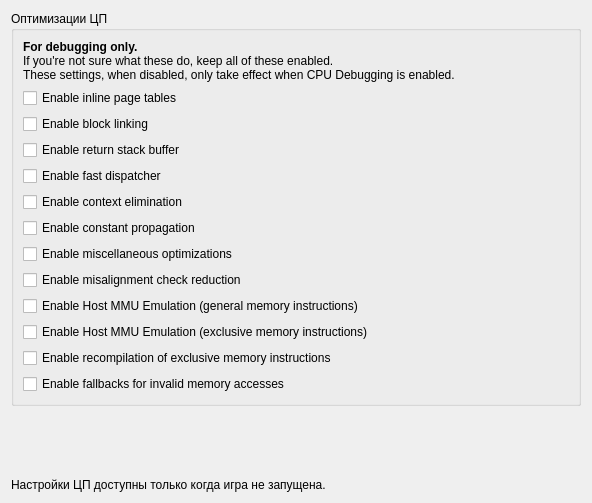
<?xml version="1.0" encoding="UTF-8"?>
<ui version="4.0">
 <class>ConfigureCpuDebug</class>
 <widget class="QWidget" name="ConfigureCpuDebug">
  <property name="geometry">
   <rect>
    <x>0</x>
    <y>0</y>
    <width>592</width>
    <height>503</height>
   </rect>
  </property>
  <property name="windowTitle">
   <string>Form</string>
  </property>
  <property name="accessibleName">
   <string>ЦП</string>
  </property>
  <layout class="QVBoxLayout">
   <item>
    <layout class="QVBoxLayout">
     <item>
      <widget class="QGroupBox" name="groupBox">
       <property name="title">
        <string>Оптимизации ЦП</string>
       </property>
       <layout class="QVBoxLayout">
        <item>
         <widget class="QLabel" name="label">
          <property name="text">
           <string>&lt;html&gt;&lt;head/&gt;&lt;body&gt;&lt;p&gt;&lt;span style=&quot; font-weight:600;&quot;&gt;For debugging only.&lt;/span&gt;&lt;br/&gt;If you're not sure what these do, keep all of these enabled. &lt;br/&gt;These settings, when disabled, only take effect when CPU Debugging is enabled. &lt;/p&gt;&lt;/body&gt;&lt;/html&gt;</string>
          </property>
          <property name="wordWrap">
           <bool>false</bool>
          </property>
         </widget>
        </item>
        <item>
         <widget class="QCheckBox" name="cpuopt_page_tables">
          <property name="toolTip">
           <string>
            &lt;div style=&quot;white-space: nowrap&quot;&gt;This optimization speeds up memory accesses by the guest program.&lt;/div&gt;
            &lt;div style=&quot;white-space: nowrap&quot;&gt;Enabling it inlines accesses to PageTable::pointers into emitted code.&lt;/div&gt;
            &lt;div style=&quot;white-space: nowrap&quot;&gt;Disabling this forces all memory accesses to go through the Memory::Read/Memory::Write functions.&lt;/div&gt;
           </string>
          </property>
          <property name="text">
           <string>Enable inline page tables</string>
          </property>
         </widget>
        </item>
        <item>
         <widget class="QCheckBox" name="cpuopt_block_linking">
          <property name="toolTip">
           <string>
            &lt;div&gt;This optimization avoids dispatcher lookups by allowing emitted basic blocks to jump directly to other basic blocks if the destination PC is static.&lt;/div&gt;
           </string>
          </property>
          <property name="text">
           <string>Enable block linking</string>
          </property>
         </widget>
        </item>
        <item>
         <widget class="QCheckBox" name="cpuopt_return_stack_buffer">
          <property name="toolTip">
           <string>
            &lt;div&gt;This optimization avoids dispatcher lookups by keeping track potential return addresses of BL instructions. This approximates what happens with a return stack buffer on a real CPU.&lt;/div&gt;
           </string>
          </property>
          <property name="text">
           <string>Enable return stack buffer</string>
          </property>
         </widget>
        </item>
        <item>
         <widget class="QCheckBox" name="cpuopt_fast_dispatcher">
          <property name="toolTip">
           <string>
            &lt;div&gt;Enable a two-tiered dispatch system. A faster dispatcher written in assembly has a small MRU cache of jump destinations is used first. If that fails, dispatch falls back to the slower C++ dispatcher.&lt;/div&gt;
           </string>
          </property>
          <property name="text">
           <string>Enable fast dispatcher</string>
          </property>
         </widget>
        </item>
        <item>
         <widget class="QCheckBox" name="cpuopt_context_elimination">
          <property name="toolTip">
           <string>
            &lt;div&gt;Enables an IR optimization that reduces unnecessary accesses to the CPU context structure.&lt;/div&gt;
           </string>
          </property>
          <property name="text">
           <string>Enable context elimination</string>
          </property>
         </widget>
        </item>
        <item>
         <widget class="QCheckBox" name="cpuopt_const_prop">
          <property name="toolTip">
           <string>
            &lt;div&gt;Enables IR optimizations that involve constant propagation.&lt;/div&gt;
           </string>
          </property>
          <property name="text">
           <string>Enable constant propagation</string>
          </property>
         </widget>
        </item>
        <item>
         <widget class="QCheckBox" name="cpuopt_misc_ir">
          <property name="toolTip">
           <string>
            &lt;div&gt;Enables miscellaneous IR optimizations.&lt;/div&gt;
           </string>
          </property>
          <property name="text">
           <string>Enable miscellaneous optimizations</string>
          </property>
         </widget>
        </item>
        <item>
         <widget class="QCheckBox" name="cpuopt_reduce_misalign_checks">
          <property name="toolTip">
           <string>
            &lt;div style=&quot;white-space: nowrap&quot;&gt;When enabled, a misalignment is only triggered when an access crosses a page boundary.&lt;/div&gt;
            &lt;div style=&quot;white-space: nowrap&quot;&gt;When disabled, a misalignment is triggered on all misaligned accesses.&lt;/div&gt;
           </string>
          </property>
          <property name="text">
           <string>Enable misalignment check reduction</string>
          </property>
         </widget>
        </item>
        <item>
         <widget class="QCheckBox" name="cpuopt_fastmem">
          <property name="toolTip">
           <string>
            &lt;div style=&quot;white-space: nowrap&quot;&gt;This optimization speeds up memory accesses by the guest program.&lt;/div&gt;
            &lt;div style=&quot;white-space: nowrap&quot;&gt;Enabling it causes guest memory reads/writes to be done directly into memory and make use of Host's MMU.&lt;/div&gt;
            &lt;div style=&quot;white-space: nowrap&quot;&gt;Disabling this forces all memory accesses to use Software MMU Emulation.&lt;/div&gt;
           </string>
          </property>
          <property name="text">
           <string>Enable Host MMU Emulation (general memory instructions)</string>
          </property>
         </widget>
        </item>
        <item>
         <widget class="QCheckBox" name="cpuopt_fastmem_exclusives">
          <property name="toolTip">
           <string>
            &lt;div style=&quot;white-space: nowrap&quot;&gt;This optimization speeds up exclusive memory accesses by the guest program.&lt;/div&gt;
            &lt;div style=&quot;white-space: nowrap&quot;&gt;Enabling it causes guest exclusive memory reads/writes to be done directly into memory and make use of Host's MMU.&lt;/div&gt;
            &lt;div style=&quot;white-space: nowrap&quot;&gt;Disabling this forces all exclusive memory accesses to use Software MMU Emulation.&lt;/div&gt;
           </string>
          </property>
          <property name="text">
           <string>Enable Host MMU Emulation (exclusive memory instructions)</string>
          </property>
         </widget>
        </item>
        <item>
         <widget class="QCheckBox" name="cpuopt_recompile_exclusives">
          <property name="toolTip">
           <string>
            &lt;div style=&quot;white-space: nowrap&quot;&gt;This optimization speeds up exclusive memory accesses by the guest program.&lt;/div&gt;
            &lt;div style=&quot;white-space: nowrap&quot;&gt;Enabling it reduces the overhead of fastmem failure of exclusive memory accesses.&lt;/div&gt;
           </string>
          </property>
          <property name="text">
           <string>Enable recompilation of exclusive memory instructions</string>
          </property>
         </widget>
        </item>
        <item>
         <widget class="QCheckBox" name="cpuopt_ignore_memory_aborts">
          <property name="toolTip">
           <string>
            &lt;div style=&quot;white-space: nowrap&quot;&gt;This optimization speeds up memory accesses by allowing invalid memory accesses to succeed.&lt;/div&gt;
            &lt;div style=&quot;white-space: nowrap&quot;&gt;Enabling it reduces the overhead of all memory accesses and has no impact on programs that don't access invalid memory.&lt;/div&gt;
           </string>
          </property>
          <property name="text">
           <string>Enable fallbacks for invalid memory accesses</string>
          </property>
         </widget>
        </item>
       </layout>
      </widget>
     </item>
    </layout>
   </item>
   <item>
    <spacer name="verticalSpacer">
     <property name="orientation">
      <enum>Qt::Vertical</enum>
     </property>
     <property name="sizeHint" stdset="0">
      <size>
       <width>20</width>
       <height>40</height>
      </size>
     </property>
    </spacer>
   </item>
   <item>
    <widget class="QLabel" name="label_disable_info">
     <property name="text">
      <string>Настройки ЦП доступны только когда игра не запущена.</string>
     </property>
     <property name="wordWrap">
      <bool>true</bool>
     </property>
    </widget>
   </item>
  </layout>
 </widget>
 <resources/>
 <connections/>
</ui>
